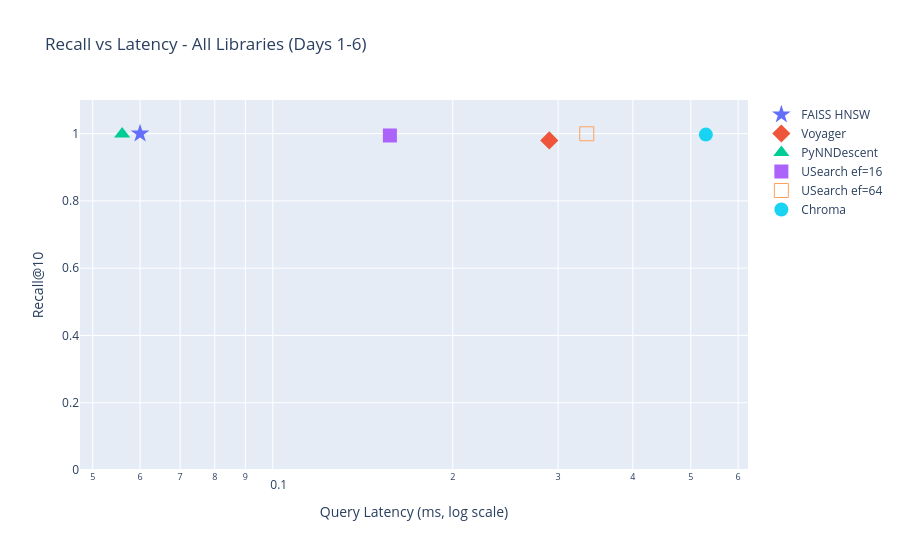

Notebook source saved alongside this figure:
### Code cell
fig = go.Figure()

libraries = [
    {"name": "FAISS HNSW",  "x": FAISS_HNSW_LATENCY, "y": FAISS_HNSW_RECALL, "symbol": "star"},
    {"name": "Voyager",      "x": VOYAGER_LATENCY,    "y": VOYAGER_RECALL,    "symbol": "diamond"},
    {"name": "PyNNDescent",  "x": PYNND_LATENCY,      "y": PYNND_RECALL,      "symbol": "triangle-up"},
    {"name": "USearch ef=16", "x": USEARCH_LATENCY_16, "y": USEARCH_RECALL_16, "symbol": "square"},
    {"name": "USearch ef=64", "x": USEARCH_LATENCY_64, "y": USEARCH_RECALL_64, "symbol": "square-open"},
    {"name": "Chroma",       "x": mean_latency,        "y": mean_recall,       "symbol": "circle"},
]

for lib in libraries:
    fig.add_trace(go.Scatter(
        x = [lib["x"]],
        y = [lib["y"]],
        mode = "markers",
        name = lib["name"],
        text = [lib["name"]],
        textposition = "top center",
        marker = {"size": 14, "symbol": lib["symbol"]},
    ))

fig.update_layout(
    title = "Recall vs Latency - All Libraries (Days 1-6)",
    xaxis_title = "Query Latency (ms)",
    yaxis_title = "Recall@10",
    yaxis = {"range": [0, 1.1]},
    xaxis_type = "log",
    xaxis_title_text = "Query Latency (ms, log scale)",
    width = 900,
    height = 550,
)
fig.show()

### Figure 1 — Plotly figure (JSON) as saved in the notebook; plotly's stock layout.template omitted (floating-point values rounded to 4 significant figures)
{"data": [{"marker": {"size": 14, "symbol": "star"}, "mode": "markers", "name": "FAISS HNSW", "text": ["FAISS HNSW"], "textposition": "top center", "type": "scatter", "x": [0.06], "y": [1]}, {"marker": {"size": 14, "symbol": "diamond"}, "mode": "markers", "name": "Voyager", "text": ["Voyager"], "textposition": "top center", "type": "scatter", "x": [0.29], "y": [0.9797]}, {"marker": {"size": 14, "symbol": "triangle-up"}, "mode": "markers", "name": "PyNNDescent", "text": ["PyNNDescent"], "textposition": "top center", "type": "scatter", "x": [0.056], "y": [0.9988]}, {"marker": {"size": 14, "symbol": "square"}, "mode": "markers", "name": "USearch ef=16", "text": ["USearch ef=16"], "textposition": "top center", "type": "scatter", "x": [0.157], "y": [0.9945]}, {"marker": {"size": 14, "symbol": "square-open"}, "mode": "markers", "name": "USearch ef=64", "text": ["USearch ef=64"], "textposition": "top center", "type": "scatter", "x": [0.335], "y": [0.9996]}, {"marker": {"size": 14, "symbol": "circle"}, "mode": "markers", "name": "Chroma", "text": ["Chroma"], "textposition": "top center", "type": "scatter", "x": [0.5299], "y": [0.9971]}], "layout": {"height": 550, "title": {"text": "Recall vs Latency - All Libraries (Days 1-6)"}, "width": 900, "xaxis": {"title": {"text": "Query Latency (ms, log scale)"}, "type": "log"}, "yaxis": {"range": [0, 1.1], "title": {"text": "Recall@10"}}}}
